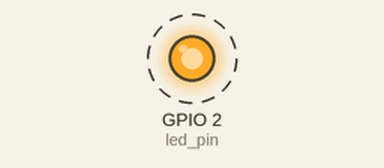
Recording of a program running on a simulated ESP32 board running MicroPython. Shown: output pins drawn as LEDs (lit = HIGH). Dashed ring = blinking.

Above: at 0.5 s.
Timing chart, 0 to 4.6 s (numbered marks = the images above):
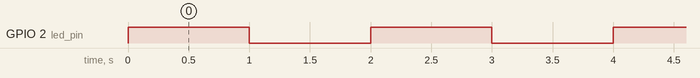

The program:

Blink_an_LED.py
```python
"""
Blink an LED on an ESP32 using MicroPython.
Connect an LED (with resistor) to GPIO2 or use the built-in LED on some boards.
"""

import machine
import time

# Configure GPIO2 as an output
led_pin = machine.Pin(2, machine.Pin.OUT)

while True:
    led_pin.value(1)  # LED ON
    time.sleep(1)
    led_pin.value(0)  # LED OFF
    time.sleep(1)
```

Measured:
- by itself, GPIO 2 (led_pin): alternates HIGH for 1.0 s and LOW for 1.0 s
